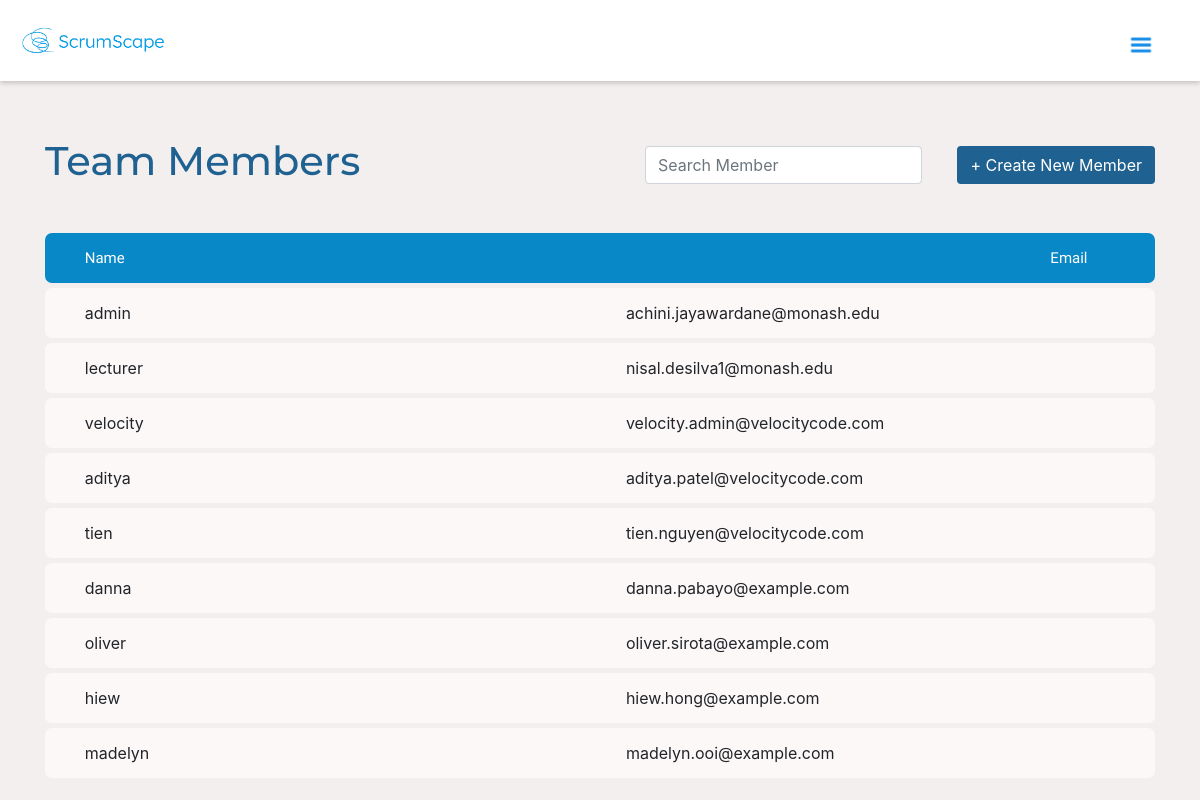
The page /user/teammemberpage.php (signed in) on the database its author committed.
### tables this page shows
CREATE TABLE `user` (
  `user_id` int(11) NOT NULL,
  `user_email` varchar(255) NOT NULL,
  `user_name` varchar(64) NOT NULL,
  `user_password` varchar(255) NOT NULL,
  `user_fname` varchar(50) DEFAULT NULL,
  `user_lname` varchar(50) DEFAULT NULL,
  `admin` tinyint(1) NOT NULL
);

### database/connection.php (called while the page is built, shortened)
<?php
$db_hostname = "localhost";
$db_username = "fit2101_project";
$db_password = "fit2101";
$db_name = "fit2101_project";

### database/dao.php (called while the page is built, shortened)
<?php
require_once("connection.php");
class dao
{
    private $_db_handle;
    private function connectDatabase() {
        try {
            global $db_hostname, $db_username, $db_password, $db_name;
            $dsn = "mysql:host=$db_hostname;dbname=$db_name";
            $this->_db_handle = new PDO($dsn, $db_username, $db_password);
        } catch (PDOException $e) {
            $this->_error = $e->getMessage();
        }
    }
    public function getAllUsers() {
        try {
            $this->_query = "SELECT * FROM user";
            $this->_stmt = $this->_db_handle->prepare($this->_query);
            $this->_stmt->execute();
            return $this->_stmt->fetchAll(PDO::FETCH_OBJ);
        } catch (Exception $e) {
            $this->_error = $e->getMessage();
            return null;
        }
    }
}

### user/teammemberpage.php (the view, shortened to what this page needs)
<?php
require_once('../database/dao.php');
$dao = new DAO();
$members = $dao->getAllUsers();
?>
<!DOCTYPE html>
<html lang="en">
<head>
    <link rel="stylesheet" href="https://cdn.jsdelivr.net/npm/bootstrap@4.3.1/dist/css/bootstrap.min.css"
>
</head>
<body>
    <?php
    require_once("../dashboard/navbar.php");
        ?>
    <div class="container">
        <div class="header-search">
            <h1>Team Members</h1>
            <input class="form-control search-bar col-sm-3" id="memberSearchInput" type="text" placeholder="Search Member" onkeyup="searchMembers()">
            <a href="add.php"> <button type="button" class="btn custom-btn">+ Create New Member</button></a>
        </div>
        <table class="table">
            <thead>
            <tr class="table-header">
                <th class="d-flex align-items-center " style="border: none">
                    <div class="heading">
                        <h4 class="mb-0">Name</h4>
                    </div>
                </th>
                <th class="d-flex align-items-center " style="border: none">
                    <div class="heading">
                        <h4 class="mb-0">Email</h4>
                    </div>
                </th>
            </tr>
            </thead>
            <tbody>
            <?php foreach ($members as $member): ?>
            <tr class="custom-row">
                <td class="d-flex align-items-center table-cell" style="border: none;">
                    <div class="user-name">
                    <?= htmlspecialchars($member->user_name); ?>
                    </div>
                </td>
                <td class="d-flex align-items-center table-cell" style="border: none;">
                    <div class="user-email">
                    <?= htmlspecialchars($member->user_email); ?>
                    </div>
                </td>
            </tr>
            <?php endforeach; ?>
            </tbody>
        </table>
    </div>
</body>
</html>

### user/teammemberpage.php (style rules this page uses)
body { background-color: #F5F5F5; }
.header-search { display: flex; align-items: center; gap:10px; padding-top: 5%; }
.header-search h1 { font-family: "Montserrat"; color: #1F6190; width: 60%; }
.search-bar { border-radius: 25px; background-color: #E8E8E8; border: 0px; margin-right: 25px; }
.custom-btn { background-color:#1F6190; color:white; }
.table { margin-bottom: 150px; }
.table-header { background-color: #0888C7; margin-top: 40px; border-radius: 7px; display: flex; justify-content: space-between; align-items: center; height: 50px; padding-right: 5%; padding-left: 2.5%; }
.table-header h4 { font-family: "Lexend"; font-size:15px; color: white; }
.custom-row { background-color: #FDF8F8; border-radius: 7px; display: flex; justify-content: space-between; align-items: center; height: 50px; padding-left: 2.5%; margin-top: 5px; }
.custom-row td:first-child { border-top-left-radius: 7px; border-bottom-left-radius: 7px; }
.custom-row td:last-child { border-top-right-radius: 7px; border-bottom-right-radius: 7px; }
.table-cell { flex: 1; }

### dashboard/navbar.php (style rules this page uses)
body { background-color: #F3EFEF; }

### rows shown on the page
user: user_name "admin", user_email "achini.jayawardane@monash.edu"
user: user_name "lecturer", user_email "nisal.desilva1@monash.edu"
user: user_name "velocity", user_email "velocity.admin@velocitycode.com"
user: user_name "aditya", user_email "aditya.patel@velocitycode.com"
user: user_name "tien", user_email "tien.nguyen@velocitycode.com"
user: user_name "danna", user_email "danna.pabayo@example.com"
user: user_name "oliver", user_email "oliver.sirota@example.com"
user: user_name "hiew", user_email "hiew.hong@example.com"
user: user_name "madelyn", user_email "madelyn.ooi@example.com"
